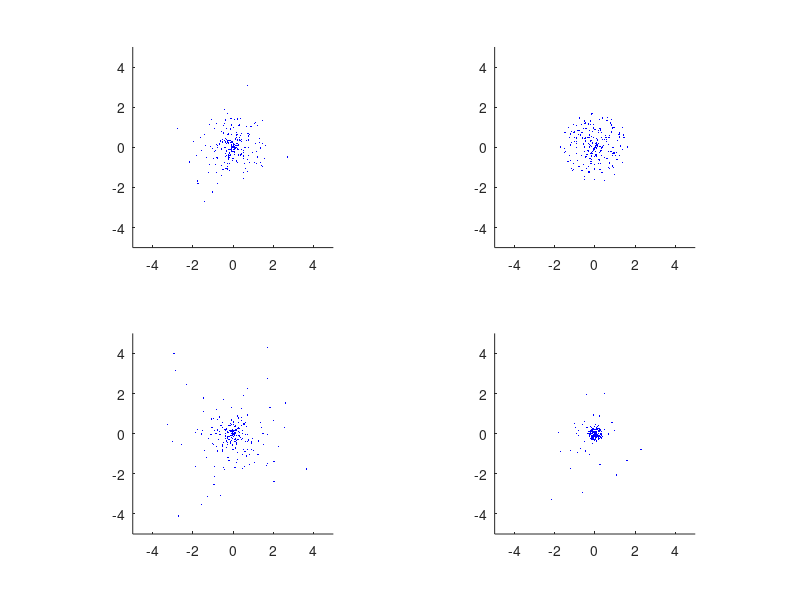

Here is the MATLAB script that generated this plot:
% Gauss random walk
clf; clear; clc;

STEP=222;
alfa=2*pi*rand(1,STEP);
vec=[cos(alfa);sin(alfa)];
how="b.";
myplot=@(x,y) plot(x,y,how,"MarkerSize",3);

subplot(2,2,1);
hold on
steps=randn(1,STEP);
path=vec.*steps;
%path=min(max(path,LO),UP);
myplot(path(1,:),path(2,:));
axis equal;

subplot(2,2,2);
hold on;
steps=sqrt(12)*rand(1,STEP)-sqrt(12)/2;
path=vec.*steps;
%path=min(max(path,LO),UP);
myplot(path(1,:),path(2,:));
axis equal;

subplot(2,2,3);
hold on;
steps=exprnd(1,1,STEP);
path=vec.*steps;
myplot(path(1,:),path(2,:));
axis equal;

mu=1.8;
subplot(2,2,4);
hold on;
U=rand(1,STEP);
steps=exp(log(mu/(mu-1)*U)/(-mu))-1;
path=vec.*steps;
myplot(path(1,:),path(2,:));
axis equal;



for p=1:4
   subplot(2,2,p);
   axis([-5,5,-5,5]);
end


